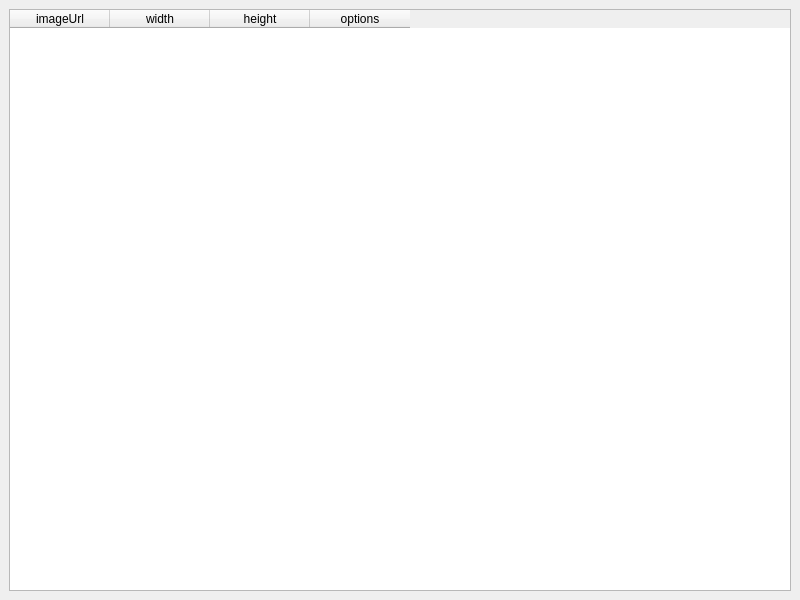
<?xml version="1.0" encoding="UTF-8"?>
<ui version="4.0">
 <class>MainWindow</class>
 <widget class="QMainWindow" name="MainWindow">
  <property name="geometry">
   <rect>
    <x>0</x>
    <y>0</y>
    <width>800</width>
    <height>600</height>
   </rect>
  </property>
  <property name="windowTitle">
   <string>Images</string>
  </property>
  <widget class="QWidget" name="centralwidget">
   <layout class="QVBoxLayout" name="verticalLayout">
    <item>
     <widget class="QTableWidget" name="tableWidget">
      <column>
       <property name="text">
        <string>imageUrl</string>
       </property>
      </column>
      <column>
       <property name="text">
        <string>width</string>
       </property>
      </column>
      <column>
       <property name="text">
        <string>height</string>
       </property>
      </column>
      <column>
       <property name="text">
        <string>options</string>
       </property>
      </column>
     </widget>
    </item>
   </layout>
  </widget>
 </widget>
 <resources/>
 <connections/>
</ui>
